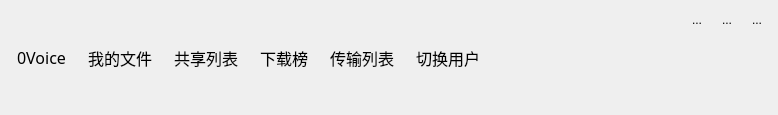
<?xml version="1.0" encoding="UTF-8"?>
<ui version="4.0">
 <class>ButtonGroup</class>
 <widget class="QWidget" name="ButtonGroup">
  <property name="geometry">
   <rect>
    <x>0</x>
    <y>0</y>
    <width>778</width>
    <height>115</height>
   </rect>
  </property>
  <property name="sizePolicy">
   <sizepolicy hsizetype="Preferred" vsizetype="Preferred">
    <horstretch>0</horstretch>
    <verstretch>0</verstretch>
   </sizepolicy>
  </property>
  <property name="maximumSize">
   <size>
    <width>16777215</width>
    <height>115</height>
   </size>
  </property>
  <property name="windowTitle">
   <string>Form</string>
  </property>
  <layout class="QHBoxLayout" name="horizontalLayout_3">
   <property name="leftMargin">
    <number>9</number>
   </property>
   <property name="topMargin">
    <number>9</number>
   </property>
   <property name="rightMargin">
    <number>9</number>
   </property>
   <property name="bottomMargin">
    <number>9</number>
   </property>
   <item>
    <widget class="QWidget" name="btns_wg" native="true">
     <layout class="QHBoxLayout" name="horizontalLayout">
      <property name="leftMargin">
       <number>0</number>
      </property>
      <property name="topMargin">
       <number>0</number>
      </property>
      <property name="rightMargin">
       <number>0</number>
      </property>
      <property name="bottomMargin">
       <number>0</number>
      </property>
      <item>
       <widget class="QToolButton" name="login_usr">
        <property name="font">
         <font>
          <family>华文琥珀</family>
          <pointsize>12</pointsize>
         </font>
        </property>
        <property name="text">
         <string>0Voice</string>
        </property>
        <property name="icon">
         <iconset resource="resource.qrc">
          <normaloff>:/images/title_user.png</normaloff>:/images/title_user.png</iconset>
        </property>
        <property name="iconSize">
         <size>
          <width>70</width>
          <height>70</height>
         </size>
        </property>
        <property name="toolButtonStyle">
         <enum>Qt::ToolButtonTextUnderIcon</enum>
        </property>
        <property name="autoRaise">
         <bool>true</bool>
        </property>
       </widget>
      </item>
      <item>
       <widget class="QToolButton" name="myfile">
        <property name="font">
         <font>
          <family>华文琥珀</family>
          <pointsize>12</pointsize>
         </font>
        </property>
        <property name="text">
         <string>我的文件</string>
        </property>
        <property name="icon">
         <iconset resource="resource.qrc">
          <normaloff>:/images/title_file.png</normaloff>:/images/title_file.png</iconset>
        </property>
        <property name="iconSize">
         <size>
          <width>50</width>
          <height>50</height>
         </size>
        </property>
        <property name="toolButtonStyle">
         <enum>Qt::ToolButtonTextUnderIcon</enum>
        </property>
        <property name="autoRaise">
         <bool>true</bool>
        </property>
       </widget>
      </item>
      <item>
       <widget class="QToolButton" name="sharelist">
        <property name="font">
         <font>
          <family>华文琥珀</family>
          <pointsize>12</pointsize>
         </font>
        </property>
        <property name="text">
         <string>共享列表</string>
        </property>
        <property name="icon">
         <iconset resource="resource.qrc">
          <normaloff>:/images/title_share.png</normaloff>:/images/title_share.png</iconset>
        </property>
        <property name="iconSize">
         <size>
          <width>50</width>
          <height>50</height>
         </size>
        </property>
        <property name="toolButtonStyle">
         <enum>Qt::ToolButtonTextUnderIcon</enum>
        </property>
        <property name="autoRaise">
         <bool>true</bool>
        </property>
       </widget>
      </item>
      <item>
       <widget class="QToolButton" name="download">
        <property name="font">
         <font>
          <family>华文琥珀</family>
          <pointsize>12</pointsize>
         </font>
        </property>
        <property name="text">
         <string>下载榜</string>
        </property>
        <property name="icon">
         <iconset resource="resource.qrc">
          <normaloff>:/images/title_hot.png</normaloff>:/images/title_hot.png</iconset>
        </property>
        <property name="iconSize">
         <size>
          <width>50</width>
          <height>50</height>
         </size>
        </property>
        <property name="toolButtonStyle">
         <enum>Qt::ToolButtonTextUnderIcon</enum>
        </property>
        <property name="autoRaise">
         <bool>true</bool>
        </property>
       </widget>
      </item>
      <item>
       <widget class="QToolButton" name="transform">
        <property name="font">
         <font>
          <family>华文琥珀</family>
          <pointsize>12</pointsize>
         </font>
        </property>
        <property name="text">
         <string>传输列表</string>
        </property>
        <property name="icon">
         <iconset resource="resource.qrc">
          <normaloff>:/images/title_data.png</normaloff>:/images/title_data.png</iconset>
        </property>
        <property name="iconSize">
         <size>
          <width>50</width>
          <height>50</height>
         </size>
        </property>
        <property name="toolButtonStyle">
         <enum>Qt::ToolButtonTextUnderIcon</enum>
        </property>
        <property name="autoRaise">
         <bool>true</bool>
        </property>
       </widget>
      </item>
      <item>
       <widget class="QToolButton" name="switchuser">
        <property name="font">
         <font>
          <family>华文琥珀</family>
          <pointsize>12</pointsize>
         </font>
        </property>
        <property name="text">
         <string>切换用户</string>
        </property>
        <property name="icon">
         <iconset resource="resource.qrc">
          <normaloff>:/images/title_change.png</normaloff>:/images/title_change.png</iconset>
        </property>
        <property name="iconSize">
         <size>
          <width>50</width>
          <height>50</height>
         </size>
        </property>
        <property name="toolButtonStyle">
         <enum>Qt::ToolButtonTextUnderIcon</enum>
        </property>
        <property name="autoRaise">
         <bool>true</bool>
        </property>
       </widget>
      </item>
     </layout>
    </widget>
   </item>
   <item>
    <spacer name="horizontalSpacer_2">
     <property name="orientation">
      <enum>Qt::Horizontal</enum>
     </property>
     <property name="sizeHint" stdset="0">
      <size>
       <width>40</width>
       <height>20</height>
      </size>
     </property>
    </spacer>
   </item>
   <item>
    <widget class="QWidget" name="widget_2" native="true">
     <layout class="QVBoxLayout" name="verticalLayout">
      <property name="spacing">
       <number>0</number>
      </property>
      <property name="leftMargin">
       <number>0</number>
      </property>
      <property name="topMargin">
       <number>0</number>
      </property>
      <property name="rightMargin">
       <number>0</number>
      </property>
      <property name="bottomMargin">
       <number>0</number>
      </property>
      <item>
       <widget class="QWidget" name="widget_3" native="true">
        <layout class="QHBoxLayout" name="horizontalLayout_2">
         <property name="leftMargin">
          <number>0</number>
         </property>
         <property name="topMargin">
          <number>0</number>
         </property>
         <property name="rightMargin">
          <number>0</number>
         </property>
         <property name="bottomMargin">
          <number>0</number>
         </property>
         <item>
          <spacer name="horizontalSpacer">
           <property name="orientation">
            <enum>Qt::Horizontal</enum>
           </property>
           <property name="sizeHint" stdset="0">
            <size>
             <width>40</width>
             <height>20</height>
            </size>
           </property>
          </spacer>
         </item>
         <item>
          <widget class="QToolButton" name="min">
           <property name="text">
            <string>...</string>
           </property>
           <property name="icon">
            <iconset resource="resource.qrc">
             <normaloff>:/images/title_min.png</normaloff>:/images/title_min.png</iconset>
           </property>
           <property name="iconSize">
            <size>
             <width>30</width>
             <height>30</height>
            </size>
           </property>
           <property name="autoRaise">
            <bool>true</bool>
           </property>
          </widget>
         </item>
         <item>
          <widget class="QToolButton" name="max">
           <property name="text">
            <string>...</string>
           </property>
           <property name="icon">
            <iconset resource="resource.qrc">
             <normaloff>:/images/title_max.png</normaloff>:/images/title_max.png</iconset>
           </property>
           <property name="iconSize">
            <size>
             <width>30</width>
             <height>30</height>
            </size>
           </property>
           <property name="autoRaise">
            <bool>true</bool>
           </property>
          </widget>
         </item>
         <item>
          <widget class="QToolButton" name="close">
           <property name="text">
            <string>...</string>
           </property>
           <property name="icon">
            <iconset resource="resource.qrc">
             <normaloff>:/images/title_close.png</normaloff>:/images/title_close.png</iconset>
           </property>
           <property name="iconSize">
            <size>
             <width>30</width>
             <height>30</height>
            </size>
           </property>
           <property name="autoRaise">
            <bool>true</bool>
           </property>
          </widget>
         </item>
        </layout>
       </widget>
      </item>
      <item>
       <spacer name="verticalSpacer">
        <property name="orientation">
         <enum>Qt::Vertical</enum>
        </property>
        <property name="sizeHint" stdset="0">
         <size>
          <width>20</width>
          <height>75</height>
         </size>
        </property>
       </spacer>
      </item>
     </layout>
    </widget>
   </item>
  </layout>
 </widget>
 <resources>
  <include location="resource.qrc"/>
 </resources>
 <connections/>
</ui>
